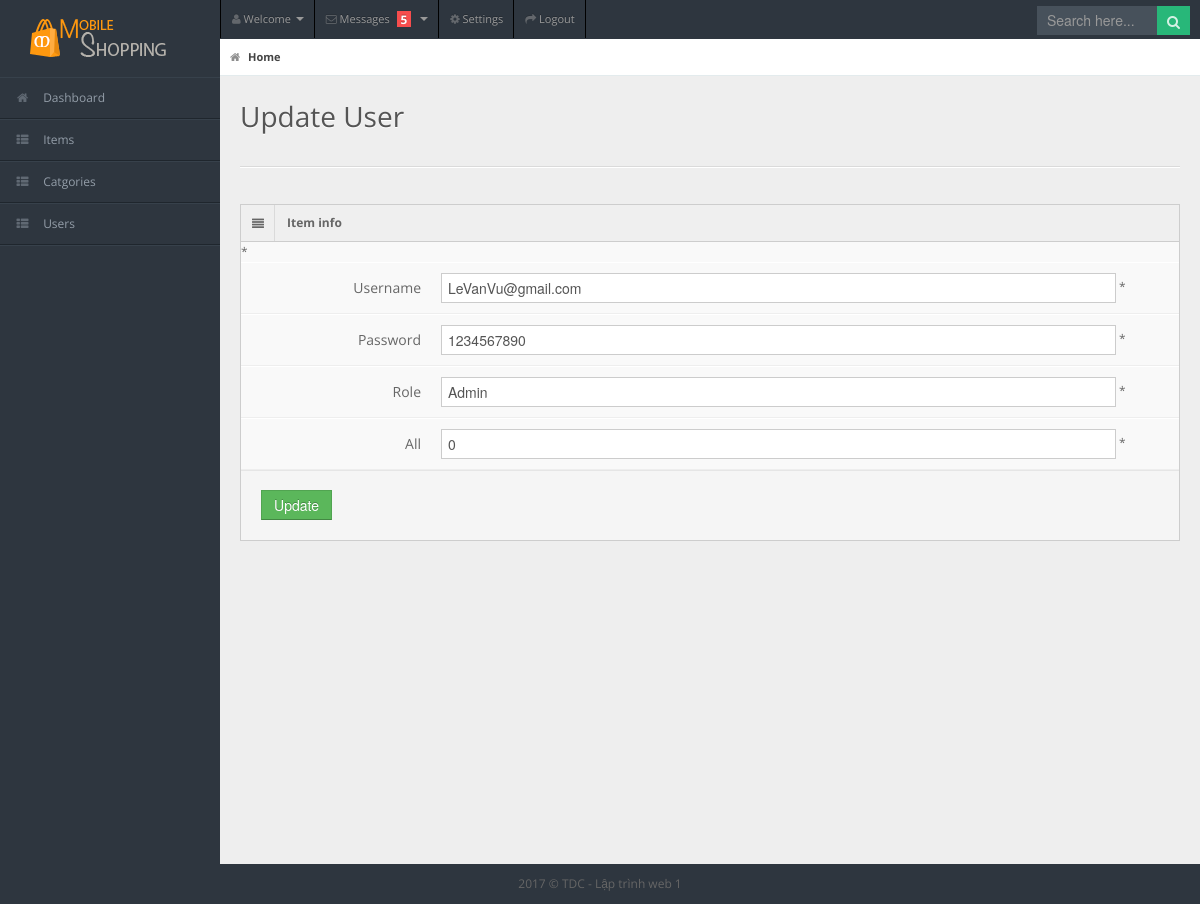
/admin/form_Update_User.php?id=1, run on the app's committed database.
### tables this page shows
CREATE TABLE `users` (
  `User_Id` int(11) NOT NULL,
  `Username` varchar(255) NOT NULL,
  `Password` varchar(255) NOT NULL,
  `Role` varchar(255) NOT NULL DEFAULT 'Editor',
  `ALL` int(11) NOT NULL DEFAULT 0
);

### admin/models/db.php (called while the page is built)
<?php
class Db
{
    public static $connection;
    public function __construct()
    {
        if (!self::$connection) {
            self::$connection = new mysqli(DB_HOST, DB_USER, DB_PASSWORD, DB_NAME,PORT);
            self::$connection->set_charset(DB_CHARSET);
        }
        return self::$connection;
    }
}

### admin/models/Users.php (called while the page is built, shortened)
<?php
class User extends Db{
    public function getUserById($id)
    {
        $sql = self::$connection->prepare('SELECT * FROM `users`
        WHERE `User_Id` = ? ');
        $sql->bind_param("s", $id);
        $sql->execute();
        $items = $sql->get_result()->fetch_all(MYSQLI_ASSOC);
        return $items;
    }
}

### admin/form_Update_User.php (the view, shortened to what this page needs)
<?php
include "header.php";
include "sidebar.php";
if (isset($_GET['id'])):
    $id = $_GET['id'];
    $getUserById = $Users->getUserById($id);
?>
    <div id="content">
        <div id="content-header">
            <div id="breadcrumb">
                <a href="#" title="Go to Home" class="tip-bottom current">
                    <i class="icon-home"></i> Home
                </a>
            </div>
            <h1>Update User</h1>
        </div>
        <div class="container-fluid">
            <hr>
            <div class="row-fluid">
                <div class="span12">
                    <div class="widget-box">
                        <div class="widget-title">
                            <span class="icon"><i class="icon-align-justify"></i></span>
                            <h5>Item info</h5>
                        </div>
                        <div class="widget-content nopadding">
                            <form action="UpdateUser.php" method="post" class="form-horizontal" enctype="multipart/form-data">
                                <input type="hidden" class="span11" name="User_Id" value="<?php echo $getUserById[0]['User_Id'] ?>" /> *
                                <div class="control-group">
                                    <label class="control-label">Username </label>
                                    <div class="controls">
                                        <input type="text" class="span11" name="name" value="<?php echo $getUserById[0]['Username'] ?>" /> *
                                    </div>
                                </div>
                                <div class="control-group">
                                    <label class="control-label">Password
                                    </label>
                                    <div class="controls">
                                        <input type="number" class="span11" name="Password" value="<?php echo $getUserById[0]['Password'] ?>" /> *
                                    </div>
                                </div>
                                <div class="control-group">
                                    <label class="control-label">Role </label>
                                    <div class="controls">
                                        <input type="text" class="span11" name="Role" value="<?php echo $getUserById[0]['Role'] ?>" /> *
                                    </div>
                                </div>
                                <div class="control-group">
                                    <label class="control-label">All
                                    </label>
                                    <div class="controls">
                                        <input type="number" class="span11" name="All" value="<?php echo $getUserById[0]['ALL'] ?>" /> *
                                    </div>
                                </div>
                                <div class="form-actions">
                                    <button type="submit" class="btn btn-success">Update</button>
                                </div>
                            </form>
                        </div>
                    </div>
                </div>
            </div>
        </div>
    </div>
<?php
endif;
include "footer.php";
?>

### admin/css/matrix-style.css (style rules this page uses)
* { outline:none !important; -moz-outline: none !important; }
html, body { height:100% }
body { overflow-x: hidden; margin-top: -10px; font-family: 'Open Sans', sans-serif; font-size:12px; color:#666; }
a { color:#666; }
select, textarea, input[type="text"], input[type="password"], input[type="datetime"], input[type="datetime-local"], input[type="date"], input[type="month"], input[type="time"], input[type="week"], input[type="number"], input[type="email"], input[type="url"], input[type="search"], input[type="tel"], input[type="color"], .uneditable-input, .label, .dropdown-menu, .btn, .well, .progress, .table-bordered, .btn-group > .btn:first-child, .btn-group > .btn:last-child, .btn-group > .btn:last-child, .btn-group > .dropdown-toggle, .alert { border-radius:0px; }
.btn, textarea, input[type="text"], input[type="password"], input[type="datetime"], input[type="datetime-local"], input[type="date"], input[type="month"], input[type="time"], input[type="week"], input[type="number"], input[type="email"], input[type="url"], input[type="search"], input[type="tel"], input[type="color"], .uneditable-input { box-shadow:none; }
.progress, .progress-success .bar, .progress .bar-success, .progress-warning .bar, .progress .bar-warning, .progress-danger .bar, .progress .bar-danger, .progress-info .bar, .progress .bar-info, .btn, .btn-primary { background-image:none; }
.form-horizontal .form-actions { padding-left:20px; }
hr { border-top-color:#dadada; }
#content { background: none repeat scroll 0 0 #eeeeee; margin-left: 220px; margin-right: 0; padding-bottom: 25px; position: relative; min-height:100%; width: auto; }
#content-header { position: abslute; width: 100%; margin-top: -38px; z-index: 20; }
#content-header h1 { color: #555555; font-size: 28px; font-weight: normal; float: none; text-shadow: 0 1px 0 #ffffff; margin-left: 20px; position: relative; }
#content-header h1, #content-header .btn-group { margin-top: 20px; }
#breadcrumb { background-color: #fff; border-bottom: 1px solid #e3ebed; }
#breadcrumb a { padding: 8px 20px 8px 10px; display: inline-block; background-image: url('../img/breadcrumb.png'); background-position: center right; background-repeat: no-repeat; font-size: 11px; color: #666666; }
#breadcrumb a:last-child { background-image:none; }
#breadcrumb a.current { font-weight: bold; color: #444444; }
#breadcrumb a i { margin-right: 5px; opacity: .6; }
.stat-boxes .peity_bar_good, .stat-boxes .peity_line_good, { color: #459D1C; }
.widget-box { background: none repeat scroll 0 0 #F9F9F9; border-left: 1px solid #CDCDCD; border-top: 1px solid #CDCDCD; border-right: 1px solid #CDCDCD; clear: both; margin-top: 16px; margin-bottom: 16px; position: relative; }
.widget-title, .modal-header, .table th, div.dataTables_wrapper .ui-widget-header { background:#efefef; border-bottom: 1px solid #CDCDCD; height: 36px; }
.widget-title span.icon { padding: 9px 10px 7px 11px; float: left; border-right:1px solid #dadada; }
.widget-title h5 { color: #666; float: left; font-size: 12px; font-weight: bold; padding: 12px; line-height: 12px; margin: 0; }
.widget-content { padding:15px; border-bottom: 1px solid #cdcdcd; }
.nopadding { padding: 0 !important; }
form { margin-bottom: 0; }
.form-horizontal .control-group { border-top: 1px solid #ffffff; border-bottom: 1px solid #eeeeee; margin-bottom: 0; }
.form-horizontal .control-label { padding-top: 15px; width: 180px; }
.form-horizontal .controls { margin-left: 200px; padding: 10px 0; }
.form-horizontal .form-actions { margin-top: 0; margin-bottom: 0; }

### admin/css/matrix-media.css (style rules this page uses)
body { background:#2E363F; }

### data on the page
users: name "LeVanVu@gmail.com", Password "1234567890", Role "Admin", All "0"
